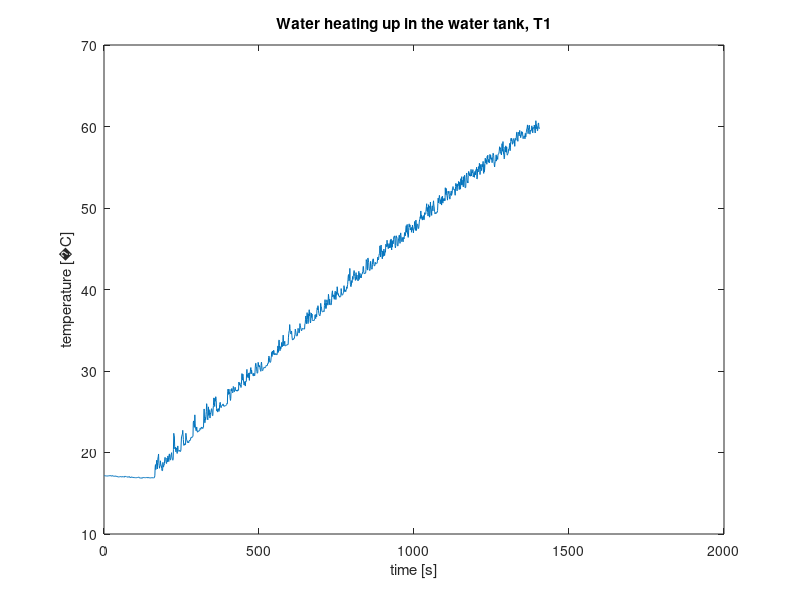
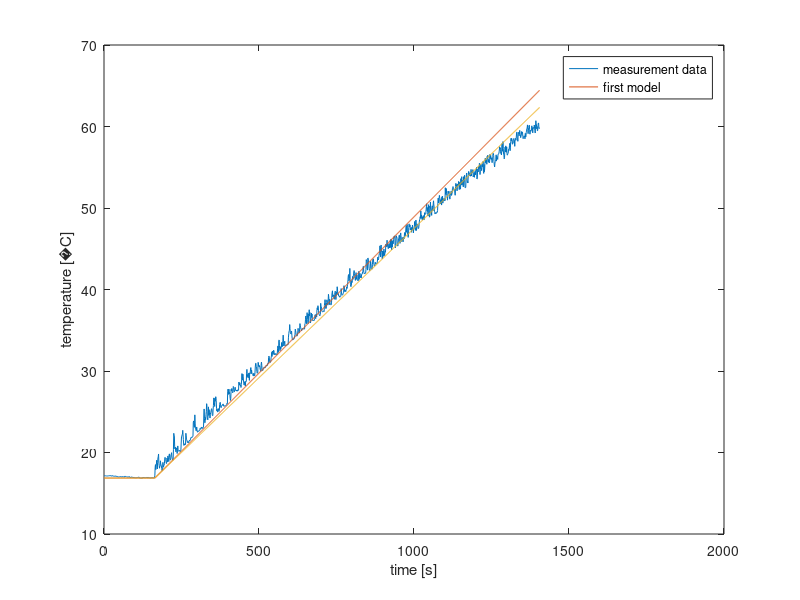

Recreate these plots in MATLAB, in order.
clc; close all; clear;
data = load("data.mat");
heatingUpData = data.heatinguprenske(:, [1]);
clear data;
%% model 1

totalTime = length(heatingUpData);
heatingCap = 800; %watt
amountOfWater = 10; %liter
density = 0.997;% kg/L
massWater = density*amountOfWater;
time = linspace(0, totalTime, 1);
watt = 2*heatingCap;
specificHeat = 4186; %J/kg grades celsius
heatWater = specificHeat*massWater;
tempWater = zeros(1, totalTime);
tempWater(1:164) = heatingUpData(152);

for i=165:totalTime
    a = watt/heatWater;
    tempWater(i) = tempWater(i-1)+a;
end
%% model 2
tempDiff = heatingUpData(161) - heatingUpData(1);
loss = heatWater*tempDiff/161;
tempWater2 = zeros(1, totalTime);
tempWater2(1:164) = heatingUpData(152);

for i=165:totalTime
    a = (watt+loss)/heatWater;
    tempWater2(i) = tempWater2(i-1)+a;
end

%% plotting
plot(heatingUpData);
xlabel('time [s]')
ylabel(['temperature [', char(176), 'C]']);
title('Water heating up in the water tank, T1');

figure;
plot(heatingUpData);
hold on;
plot(tempWater);
plot(tempWater2);
xlabel('time [s]')
ylabel(['temperature [', char(176), 'C]']);
legend('measurement data', 'first model');
